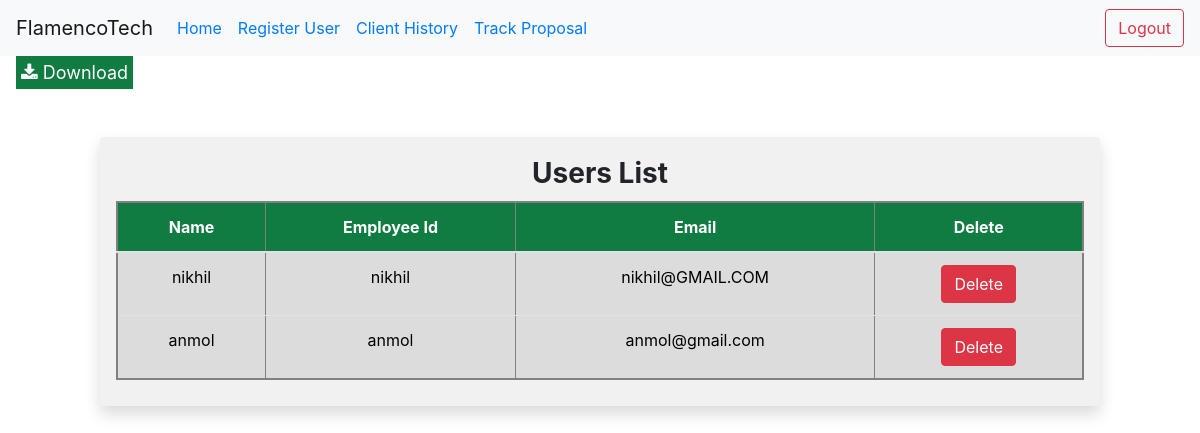
/admins/userlist/, run on an earlier commit of the app's database.
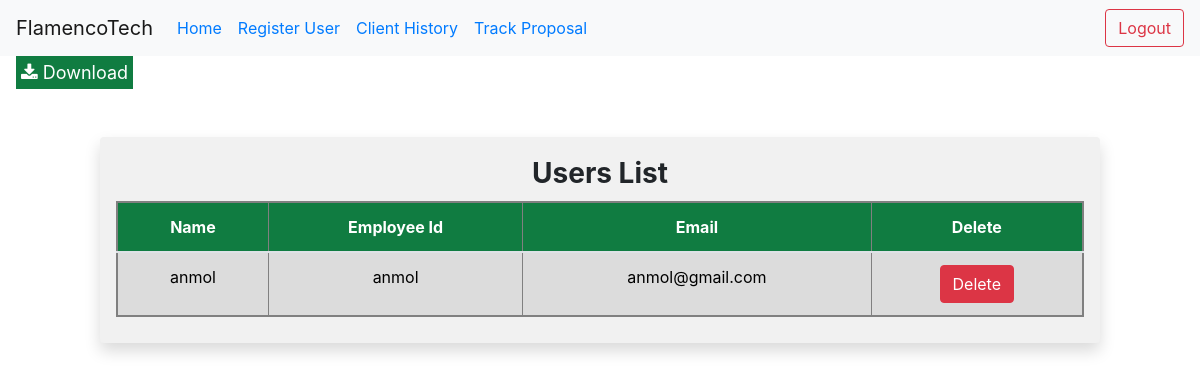
And on a later commit of the database.
### Admin1/models.py (models this page shows, shortened)
class NewUser(AbstractBaseUser, PermissionsMixin):
    empid=models.AutoField(primary_key=True)
    email = models.EmailField(_('email address'), unique=True)
    user_name = models.CharField(max_length=50, unique=True)
    first_name = models.CharField(max_length=80, blank=True)
    Address = models.CharField(_(
        'address'), max_length=300, blank=True)
    is_staff = models.BooleanField(default=False)
    is_active = models.BooleanField(default=True)
    objects = CustomAccountManager()
    USERNAME_FIELD = 'email'
    REQUIRED_FIELDS = ['user_name', 'first_name']

### Admin1/views.py (the view)
# urls.py: path('userlist/',views.userlist,name='userlist'),
def userlist(request):
	context={'users':NewUser.objects.all()}
	return render(request,'Admin1/userlist.html',context)

### templates/Admin1/userlist.html (shortened to what this page needs)
<!DOCTYPE html>
<html lang="en">
  <head>
    <link rel="stylesheet" href="https://cdnjs.cloudflare.com/ajax/libs/font-awesome/4.7.0/css/font-awesome.min.css">
    <link
      rel="stylesheet"
      href="https://cdn.jsdelivr.net/npm/bootstrap@4.1.3/dist/css/bootstrap.min.css"
    />
  </head>
  <body>
    <nav class="navbar navbar-expand-lg navbar-light bg-light">
      <a
        class="navbar-brand"
        href="https://www.flamencotech.com/"
        target="_blank"
        >FlamencoTech</a
      >
      <div class="collapse navbar-collapse" id="navbarSupportedContent">
        <ul class="navbar-nav mr-auto">
          <li class="nav-item active">
            <a class="nav-link text-primary" href="/admins/"
              >Home<span class="sr-only">(current)</span></a
            >
          </li>
<li class="nav-item active">
            <a class="nav-link text-primary" href="{% url 'signup' %}"
              >Register User <span class="sr-only">(current)</span></a
            >
          </li>
          <li class="nav-item active">
            <a class="nav-link text-primary" href="/admins/history"
              >Client History <span class="sr-only">(current)</span></a
            >
          </li>
          <li class="nav-item active">
            <a class="nav-link text-primary" href="/admins/trackp"
              >Track Proposal<span class="sr-only">(current)</span></a
            >
          </li>
        </ul>
        <form class="form-inline my-2 my-lg-0">
          <button class="btn btn-outline-danger my-2 my-sm-0" type="submit">
            Logout
          </button>
        </form>
      </div>
    </nav>
        <a class="btnss" href="{% url 'export_userlist' %}">
         <button class="btns mx-3"><i class="fa fa-download"></i> Download</button>
      </a>
    <div
      style="width: 1000px; background-color: rgb(241, 241, 241)"
      class="container my-5 shadow p-3 mb-5 rounded"
    >
      <div style="text-align: center" class="container my-1">
        <h3><b>Users List</b></h3>
      </div>
      <table
        style="
          text-align: center;
          margin: 10px auto;
          background-color: black;
          color: white;
          border:2px solid grey;
        "
        class="table"
        border='2'
      >
        <thead>
          <tr style="background-color: #107C41;color:white" >
            <th scope="col">Name</th>
            <th scope="col">Employee Id</th>
            <th scope="col">Email</th>
            <th scope="col">Delete</th>
          </tr>
        </thead>
        <tbody id="tbody" border='2'>
          {% for user in users %}
          <tr id="{{user.user_name}}" style="background-color:#DCDCDC;color:black">
            <td>{{user.first_name}}</td>
            <td>{{user.user_name}}</td>
            <td>{{user.email}}</td>
            <td>
              <button
                value="{{user.user_name}}"
                type="submit"
                class="btn btn-danger deleteuser"
              >
                Delete
              </button>
            </td>
          </tr>
          {% endfor %}
        </tbody>
      </table>
    </div>
  </body>
</html>

What changed in the data, as far as the page shows it:
removed NewUser: first_name "nikhil", user_name "nikhil", email "nikhil@GMAIL.COM"
